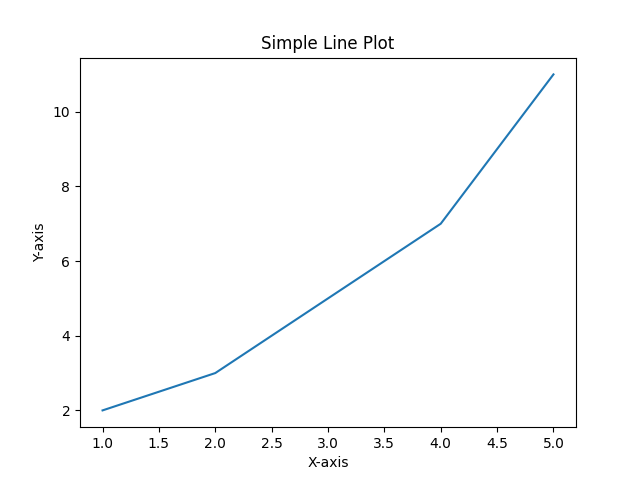

The script that saved this image:
#!/usr/bin/python3
"""Ploting using Matplotlib"""
import matplotlib
matplotlib.use('Agg')
import matplotlib.pyplot as plt


def generate_plot():
    """Generates a plot"""
    x = [1, 2, 3, 4, 5]
    y = [2, 3, 5, 7, 11]

    plt.plot(x, y)  # Create a line plot
    
    # Add labels and title
    plt.xlabel('X-axis')
    plt.ylabel('Y-axis')
    plt.title('Simple Line Plot')

    plt.savefig('plot.png')  # Show the plot

generate_plot()
